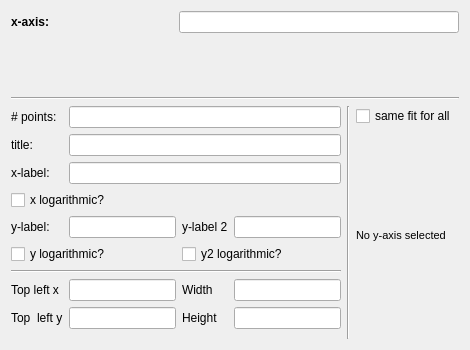
<?xml version="1.0" encoding="UTF-8"?>
<ui version="4.0">
 <class>Plot_Definer</class>
 <widget class="QWidget" name="Plot_Definer">
  <property name="geometry">
   <rect>
    <x>0</x>
    <y>0</y>
    <width>470</width>
    <height>350</height>
   </rect>
  </property>
  <property name="windowTitle">
   <string>Form</string>
  </property>
  <layout class="QGridLayout" name="gridLayout">
   <item row="0" column="1" colspan="3">
    <widget class="Variable_Box" name="lineEdit_x_axis"/>
   </item>
   <item row="0" column="0">
    <widget class="QLabel" name="label_5">
     <property name="font">
      <font>
       <pointsize>9</pointsize>
       <bold>true</bold>
      </font>
     </property>
     <property name="text">
      <string>x-axis:</string>
     </property>
    </widget>
   </item>
   <item row="3" column="0" colspan="4">
    <widget class="Line" name="line">
     <property name="orientation">
      <enum>Qt::Horizontal</enum>
     </property>
    </widget>
   </item>
   <item row="5" column="3" rowspan="4">
    <widget class="QLabel" name="fit_definer">
     <property name="font">
      <font>
       <pointsize>8</pointsize>
       <bold>false</bold>
      </font>
     </property>
     <property name="text">
      <string>No y-axis selected</string>
     </property>
    </widget>
   </item>
   <item row="4" column="3">
    <widget class="QCheckBox" name="checkBox_same_fit">
     <property name="text">
      <string>same fit for all </string>
     </property>
    </widget>
   </item>
   <item row="1" column="0" colspan="4">
    <widget class="QWidget" name="y_axes" native="true"/>
   </item>
   <item row="4" column="2" rowspan="5">
    <widget class="Line" name="line_2">
     <property name="orientation">
      <enum>Qt::Vertical</enum>
     </property>
    </widget>
   </item>
   <item row="4" column="0" rowspan="5" colspan="2">
    <widget class="QWidget" name="plotting_group" native="true">
     <layout class="QGridLayout" name="gridLayout_2">
      <property name="leftMargin">
       <number>0</number>
      </property>
      <property name="topMargin">
       <number>0</number>
      </property>
      <property name="rightMargin">
       <number>0</number>
      </property>
      <property name="bottomMargin">
       <number>0</number>
      </property>
      <item row="1" column="1" colspan="3">
       <widget class="QLineEdit" name="lineEdit_title"/>
      </item>
      <item row="6" column="0" colspan="2">
       <widget class="QCheckBox" name="checkBox_ylog">
        <property name="text">
         <string>y logarithmic?</string>
        </property>
       </widget>
      </item>
      <item row="4" column="0">
       <widget class="QLabel" name="label_3">
        <property name="text">
         <string>y-label:</string>
        </property>
       </widget>
      </item>
      <item row="4" column="1">
       <widget class="QLineEdit" name="lineEdit_ylabel"/>
      </item>
      <item row="0" column="0">
       <widget class="QLabel" name="label_6">
        <property name="text">
         <string># points:</string>
        </property>
       </widget>
      </item>
      <item row="9" column="2">
       <widget class="QLabel" name="label_plot_height">
        <property name="toolTip">
         <string>Set the height of the plot window in pixels</string>
        </property>
        <property name="text">
         <string>Height</string>
        </property>
       </widget>
      </item>
      <item row="9" column="3">
       <widget class="QLineEdit" name="lineEdit_plot_height"/>
      </item>
      <item row="4" column="2">
       <widget class="QLabel" name="label_4">
        <property name="text">
         <string>y-label 2</string>
        </property>
       </widget>
      </item>
      <item row="4" column="3">
       <widget class="QLineEdit" name="lineEdit_ylabel2"/>
      </item>
      <item row="9" column="1">
       <widget class="QLineEdit" name="lineEdit_top_left_y"/>
      </item>
      <item row="8" column="2">
       <widget class="QLabel" name="label_plot_width">
        <property name="toolTip">
         <string>Set the width of the plot window in pixels</string>
        </property>
        <property name="text">
         <string>Width</string>
        </property>
       </widget>
      </item>
      <item row="3" column="0" colspan="4">
       <widget class="QCheckBox" name="checkBox_xlog">
        <property name="text">
         <string>x logarithmic?</string>
        </property>
       </widget>
      </item>
      <item row="2" column="1" colspan="3">
       <widget class="QLineEdit" name="lineEdit_xlabel"/>
      </item>
      <item row="6" column="2" colspan="2">
       <widget class="QCheckBox" name="checkBox_ylog2">
        <property name="text">
         <string>y2 logarithmic?</string>
        </property>
       </widget>
      </item>
      <item row="0" column="1" colspan="3">
       <widget class="QLineEdit" name="lineEdit_nPoints"/>
      </item>
      <item row="2" column="0">
       <widget class="QLabel" name="label_2">
        <property name="text">
         <string>x-label:</string>
        </property>
       </widget>
      </item>
      <item row="8" column="1">
       <widget class="QLineEdit" name="lineEdit_top_left_x"/>
      </item>
      <item row="10" column="0" colspan="4">
       <spacer name="verticalSpacer">
        <property name="orientation">
         <enum>Qt::Vertical</enum>
        </property>
        <property name="sizeHint" stdset="0">
         <size>
          <width>0</width>
          <height>0</height>
         </size>
        </property>
       </spacer>
      </item>
      <item row="8" column="3">
       <widget class="QLineEdit" name="lineEdit_plot_width"/>
      </item>
      <item row="1" column="0">
       <widget class="QLabel" name="label">
        <property name="text">
         <string>title:</string>
        </property>
       </widget>
      </item>
      <item row="8" column="0">
       <widget class="QLabel" name="label_top_left_x">
        <property name="toolTip">
         <string>Set the exact x coordinate of the top left corner of the plot window in pixels</string>
        </property>
        <property name="text">
         <string>Top left x</string>
        </property>
       </widget>
      </item>
      <item row="9" column="0">
       <widget class="QLabel" name="label_top_left_y">
        <property name="toolTip">
         <string>Set the exact y coordinate of the top left corner of the plot window in pixels</string>
        </property>
        <property name="text">
         <string>Top  left y</string>
        </property>
       </widget>
      </item>
      <item row="7" column="0" colspan="4">
       <widget class="Line" name="line_3">
        <property name="orientation">
         <enum>Qt::Horizontal</enum>
        </property>
       </widget>
      </item>
     </layout>
    </widget>
   </item>
  </layout>
 </widget>
 <customwidgets>
  <customwidget>
   <class>Variable_Box</class>
   <extends>QLineEdit</extends>
   <header>nomad_camels.ui_widgets.variable_tool_tip_box</header>
  </customwidget>
 </customwidgets>
 <resources/>
 <connections/>
</ui>
